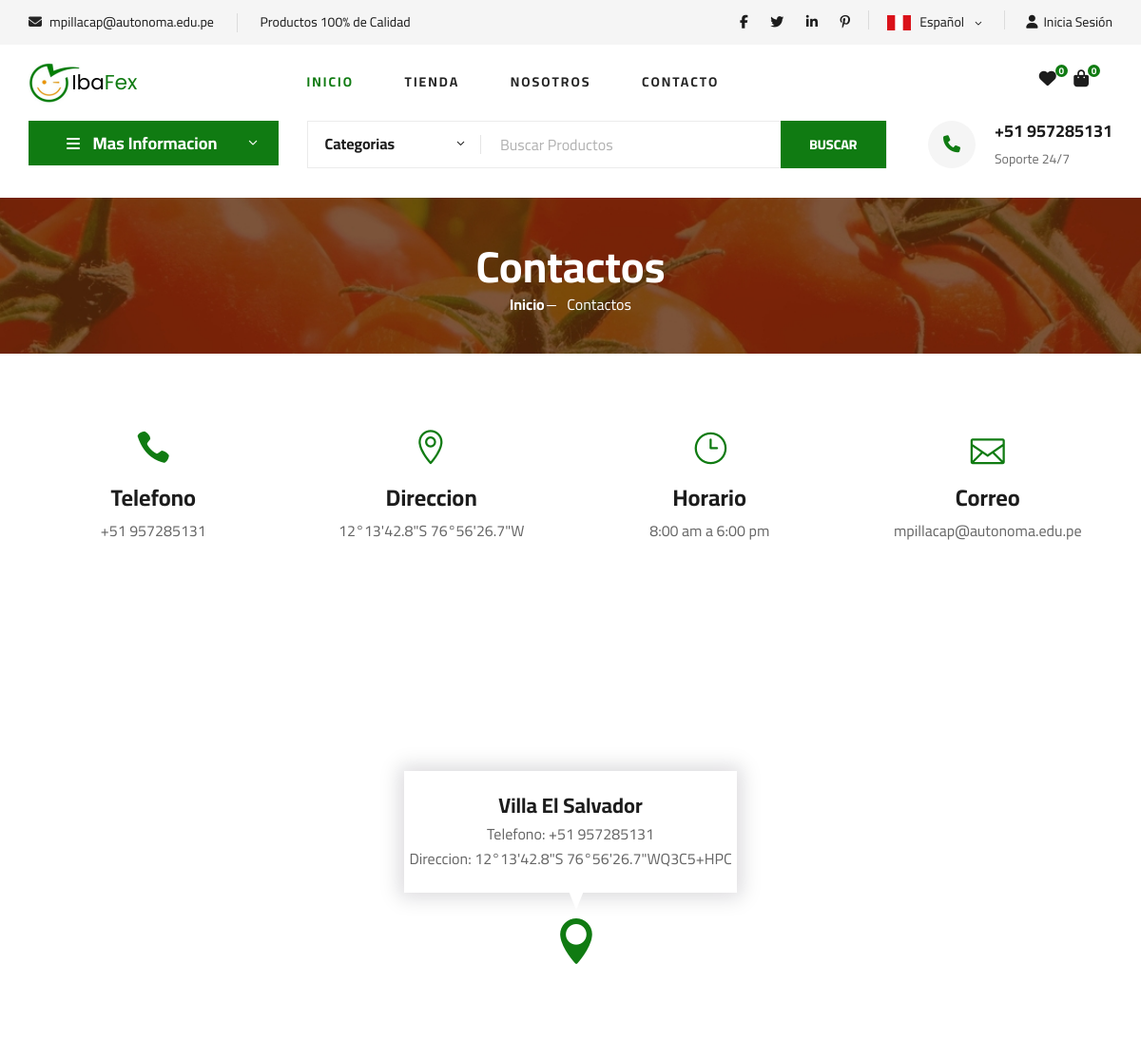
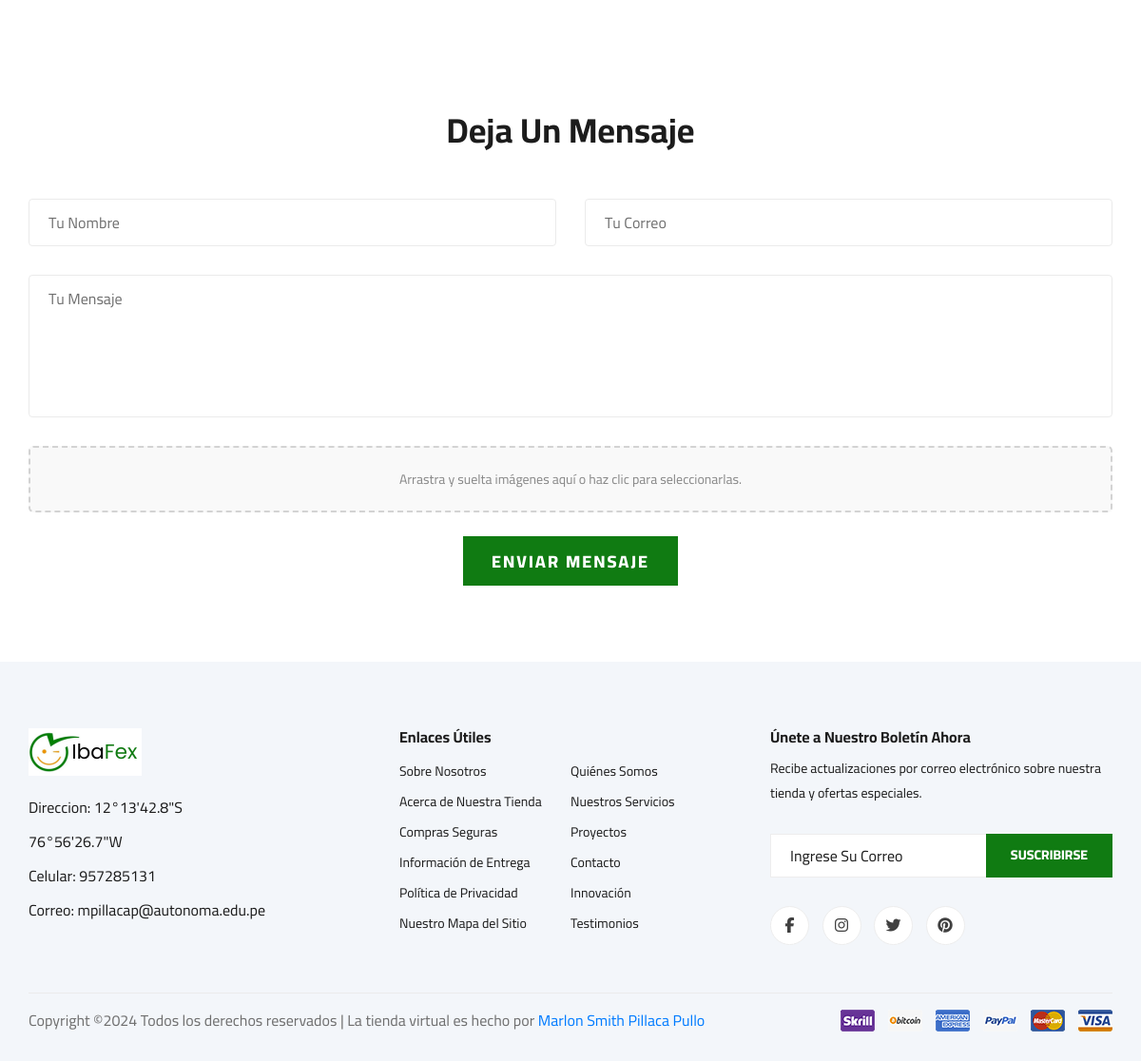
Page /contact/ on the committed database (2 pictures, top to bottom).
### main/models.py (models this page shows)
class Company(models.Model):
    name = models.CharField(max_length=100, verbose_name="Nombre de Empresa")
    mission = models.TextField(verbose_name="Mision de Empresa")
    vision = models.TextField(verbose_name="Vision de Empresa")
    general_manager = models.CharField(max_length=100, verbose_name="Gerente General")
    location = models.CharField(max_length=100, verbose_name="Ubicacion de Empresa")
    fundation_date = models.DateField(verbose_name="Fecha de Fundacion")
    ruc = models.CharField(max_length=11, verbose_name="Ruc de Empresa")
    phone = models.CharField(max_length=20, verbose_name="Telefono de Empresa")
    email = models.EmailField(max_length=100, verbose_name="Correo de Empresa")
    password = models.CharField(max_length=100, verbose_name="Contraseña", null=True) #QUITAR el null true cuando se reinicie TODOS los modelos
    def __str__(self):
        return self.name

### main/views.py (the view, shortened to what this page needs)
# urls.py: path("contact/", views.contact , name="contact"),
def contact(request):
    company_data = get_company_data()  # Llama a la función para obtener los datos
    print(f"el resultado: {company_data}")
    if request.user.is_authenticated:
        cart, created = Cart.objects.get_or_create(user=request.user)
        total_items = sum(item.quantity for item in cart.items.all())
    else:
        cart = None  # No hay carrito para usuarios no autenticados
        total_items = 0  # Por defecto, el total de productos es 0
    favorite_products_count = Product.objects.filter(liked_by=request.user).count() if request.user.is_authenticated else 0
    print(f"obtuvo esto: {favorite_products_count}")
    return render(request, "contact.html",
            {
            "company_data": company_data,
            "cart": cart,
            "total_items":total_items,
            "favorite_products_count":favorite_products_count,
            })

### main/views.py (called while the page is built)
def get_company_data():
    company = Company.objects.first()
    exist = Company.objects.exists()
    count = Company.objects.count()
    if exist:
        print(f"Hay solo {count} tabla en Compania")
        return company  # Obtén el primer objeto de Company
    else:
        return "No hay registro"

### main/templates/contact.html (shortened to what this page needs)
<!DOCTYPE html>
<html lang="zxx">
<head>
    {% include "head.html" %}
    {% load static %}
</head>
<body>
    {% include "header.html" %}
    {% include "block-content.html" %}
    <section id="section-contact" class="breadcrumb-section set-bg" data-setbg="{% static "img/breadcrumb.jpg" %}">
        <div class="container">
            <div class="row">
                <div class="col-lg-12 text-center">
                    <div class="breadcrumb__text">
                        <h2>Contactos</h2>
                        <div class="breadcrumb__option">
                            <a href="./index.html">Inicio</a>
                            <span>Contactos</span>
                        </div>
                    </div>
                </div>
            </div>
        </div>
    </section>
    <section class="contact spad">
        <div class="container">
            <div class="row">
                <div class="col-lg-3 col-md-3 col-sm-6 text-center">
                    <div class="contact__widget">
                        <span class="icon_phone"></span>
                        <h4>Telefono</h4>
                        {% if company_data != "No hay registro" %}
                        <p>+51 {{ company_data.phone }} </p>
                        {% else %}
                        <p> {{ company_data }} </p>
                        {% endif %}
                    </div>
                </div>
                <div class="col-lg-3 col-md-3 col-sm-6 text-center">
                    <div class="contact__widget">
                        <span class="icon_pin_alt"></span>
                        <h4>Direccion</h4>
                        <p> {% if company_data != "No hay registro" %} {{ company_data.location }} {% else %} {{ company_data }} {% endif %} </p>
                    </div>
                </div>
                <div class="col-lg-3 col-md-3 col-sm-6 text-center">
                    <div class="contact__widget">
                        <span class="icon_clock_alt"></span>
                        <h4>Horario</h4>
                        <p>8:00 am a 6:00 pm</p>
                    </div>
                </div>
                <div class="col-lg-3 col-md-3 col-sm-6 text-center">
                    <div class="contact__widget">
                        <span class="icon_mail_alt"></span>
                        <h4>Correo</h4>
                        <p> {% if company_data != "No hay registro" %} {{ company_data.email }} {% else %} {{ company_data }} {% endif %} </p>
                    </div>
                </div>
            </div>
        </div>
    </section>
    <div id="map" class="map">
        <div class="map-inside">
            <i class="icon_pin"></i>
            <div class="inside-widget">
                <h4>Villa El Salvador</h4>
                <ul>
                    <li>Telefono: +51 {{ company_data.phone }}</li>
                    <li>Direccion: 12°13'42.8"S 76°56'26.7"WQ3C5+HPC</li>
                </ul>
            </div>
        </div>
    </div>
    <div id="msj-reclamos" class="contact-form spad">
        <div class="container">
            <div class="row">
                <div class="col-lg-12">
                    <div class="contact__form__title">
                        <h2>Deja Un Mensaje</h2>
                    </div>
                </div>
            </div>
            <form action="#" method="POST" enctype="multipart/form-data">
                <div class="row">
                    <div class="col-lg-6 col-md-6">
                        <input type="text" placeholder="Tu Nombre" name="name">
                    </div>
                    <div class="col-lg-6 col-md-6">
                        <input type="text" placeholder="Tu Correo" name="email">
                    </div>
                    <div class="col-lg-12">
                        <textarea placeholder="Tu Mensaje" name="message"></textarea>
                    </div>
                    <div class="col-lg-12">
                        <div id="drop-zone" class="drop-zone">
                            <p>Arrastra y suelta imágenes aquí o haz clic para seleccionarlas.</p>
                        </div>
                    </div>
                    <br>
                    <div class="col-lg-12 text-center">
                        <button type="submit" class="site-btn">ENVIAR MENSAJE</button>
                    </div>
                </div>
            </form>
        </div>
    </div>
    {% include "footer.html" %}
</body>
</html>

### main/templates/header.html (shortened to what this page needs)
{% load static %}
<header class="header">
    <div class="header__top">
        <div class="container">
            <div class="row">
                <div class="col-lg-6 col-md-6">
                    <div class="header__top__left">
                        <ul>
                            <li><i class="fa fa-envelope"></i>
                                {% if company_data != "No hay registro" %}
                                    <span>{{ company_data.email }}</span>
                                {% else %}
                                    <span>{{ company_data }}</span>
                                {% endif %}
                            </li>
                            <li>Productos 100% de Calidad</li>
                        </ul>
                    </div>
                </div>
                <div class="col-lg-6 col-md-6">
                    <div class="header__top__right">
                        <div class="header__top__right__social">
                            <a href="#"><i class="fa fa-facebook"></i></a>
                            <a href="#"><i class="fa fa-twitter"></i></a>
                            <a href="#"><i class="fa fa-linkedin"></i></a>
                            <a href="#"><i class="fa fa-pinterest-p"></i></a>
                        </div>
                        <div class="header__top__right__language">
                            <img src="{% static "img/language-spanish.png" %}" class="img-lenguage" alt="">
                            <div>Español</div>
                            <span class="arrow_carrot-down"></span>
                        </div>
                        <div class="header__top__right__auth">
                            {% if user.is_authenticated %}
                                <a class="saludar-usuario"> Hola,
                                    <span class="nombre-usuario"> {{ user.username }} </span>
                                    <button onclick="exit()">Salir</button>
                                </a>
                            {% else %}
                                <a href="{% url "login" %}"><i class="fa fa-user"></i>Inicia Sesión</a>
                            {% endif %}
                        </div>
                    </div>
                </div>
            </div>
        </div>
    </div>
    <div class="container">
        <div class="row">
            <div class="col-lg-3">
                <div class="header__logo">
                    <a href="{% url "home" %}"><img src="{% static "img/logo.png" %}" alt="Logo de IbaFex Tienda de Abarrotes en Línea"></a>
                </div>
            </div>
            <div class="col-lg-6">
                <nav class="header__menu">
                    <ul>
                        <li class="active"><a href="{% url "home" %}">Inicio</a></li>
                        <li><a href="{% url "shop-grid" %}">Tienda</a></li>
                        <li><a href="{% url "blog-details" %}">Nosotros</a></li>
                        <li><a href="{% url "contact" %}">Contacto</a></li>
                    </ul>
                </nav>
            </div>
            <div class="col-lg-3">
                <div class="header__cart">
                    <ul>
                        <li><a href="#"><i class="fa fa-heart"></i> <span>{{ favorite_products_count }}</span></a></li>
                        <li><a href="{% url 'cart_detail' %}"><i class="fa fa-shopping-bag"></i> <span>{{ total_items }}</span></a></li>
                    </ul>
                </div>
            </div>
        </div>
    </div>
</header>

### main/templates/block-content.html (shortened to what this page needs)
{% load static %}
<section class="hero hero-normal">
    <div class="container">
        <div class="row">
            <div class="col-lg-3">
                <div class="hero__categories">
                    <div class="hero__categories__all">
                        <i class="fa fa-bars"></i>
                        <span>Mas Informacion</span>
                    </div>
                </div>
            </div>
            <div class="col-lg-9">
                <div class="hero__search">
                    <div class="hero__search__form">
                        <form action="{% url 'search_products' %}" method="GET">
                            <div class="hero__search__categories">
                                Categorias
                                <span class="arrow_carrot-down"></span>
                            </div>
                            <input type="text" placeholder="Buscar Productos" name="search">
                            <button type="submit" class="site-btn">BUSCAR</button>
                        </form>
                    </div>
                    <div class="hero__search__phone">
                        <div class="hero__search__phone__icon">
                            <i class="fa fa-phone"></i>
                        </div>
                        <div class="hero__search__phone__text">
                            {% if company_data != "No hay registro" %}
                            <h5>+51 {{ company_data.phone }}</h5>
                            {% else %}
                            <h5>{{ company_data }}</h5>
                            {% endif %}
                            <span>Soporte 24/7</span>
                        </div>
                    </div>
                </div>
            </div>
        </div>
    </div>
</section>

### main/templates/footer.html (shortened to what this page needs)
{% load static %}
<footer class="footer spad">
    <div class="container">
        <div class="row">
            <div class="col-lg-3 col-md-6 col-sm-6">
                <div class="footer__about">
                    <div class="footer__about__logo">
                        <a href="{% url "home" %}"><img src="{% static "img/logo.png" %}" alt=""></a>
                    </div>
                    <ul>
                        <li>Direccion: {% if company_data != "No hay registro" %} {{ company_data.location }} {% else %} {{ company_data }} {% endif %} </li>
                        <li>Celular: {% if company_data != "No hay registro" %}  {{ company_data.phone }} {% else %} {{ company_data }} {% endif %}</li>
                        <li>Correo: {% if company_data != "No hay registro" %} {{ company_data.email }} {% else %} {{ company_data }} {% endif %} </li>
                    </ul>
                </div>
            </div>
            <div class="col-lg-4 col-md-6 col-sm-6 offset-lg-1">
                <div class="footer__widget">
                    <h6>Enlaces Útiles</h6>
                    <ul>
                        <li><a href="#">Sobre Nosotros</a></li>
                        <li><a href="#">Acerca de Nuestra Tienda</a></li>
                        <li><a href="#">Compras Seguras</a></li>
                        <li><a href="#">Información de Entrega</a></li>
                        <li><a href="#">Política de Privacidad</a></li>
                        <li><a href="#">Nuestro Mapa del Sitio</a></li>
                    </ul>
                    <ul>
                        <li><a href="#">Quiénes Somos</a></li>
                        <li><a href="#">Nuestros Servicios</a></li>
                        <li><a href="#">Proyectos</a></li>
                        <li><a href="#">Contacto</a></li>
                        <li><a href="#">Innovación</a></li>
                        <li><a href="#">Testimonios</a></li>
                    </ul>
                </div>
            </div>
            <div class="col-lg-4 col-md-12">
                <div class="footer__widget">
                    <h6>Únete a Nuestro Boletín Ahora</h6>
                    <p>Recibe actualizaciones por correo electrónico sobre nuestra tienda y ofertas especiales.</p>
                    <form action="#">
                        <input type="text" placeholder="Ingrese Su Correo">
                        <button type="submit" class="site-btn">Suscribirse</button>
                    </form>
                    <div class="footer__widget__social">
                        <a href="#"><i class="fa fa-facebook"></i></a>
                        <a href="#"><i class="fa fa-instagram"></i></a>
                        <a href="#"><i class="fa fa-twitter"></i></a>
                        <a href="#"><i class="fa fa-pinterest"></i></a>
                    </div>
                </div>
            </div>
        </div>
        <div class="row">
            <div class="col-lg-12">
                <div class="footer__copyright">
                    <div class="footer__copyright__text">
                        <p>
                            Copyright &copy;<script>document.write(new Date().getFullYear());</script> Todos los derechos reservados | La tienda virtual es hecho por <a href="https://github.com/Marlon-Xpp" target="_blank">Marlon Smith Pillaca Pullo</a>
                        </p></div>
                    <div class="footer__copyright__payment"><img src="{% static "img/payment-item.png" %}" alt=""></div>
                </div>
            </div>
        </div>
    </div>
</footer>

### main/templates/contact.html (style rules this page uses)
.drop-zone { border: 2px dashed #d3d3d3; border-radius: 5px; padding: 20px; text-align: center; background-color: #f9f9f9; cursor: pointer; transition: background-color 0.3s ease; margin: 0px 0px 25px 0px; }
.drop-zone p { margin: 0; color: #888; font-size: 14px; }

### rows in the picture
Company: email "mpillacap@autonoma.edu.pe", phone "957285131", location "12°13'42.8\"S 76°56'26.7\"W"

### other values in the picture
{{ favorite_products_count }} "0"
{{ total_items }} "0"
